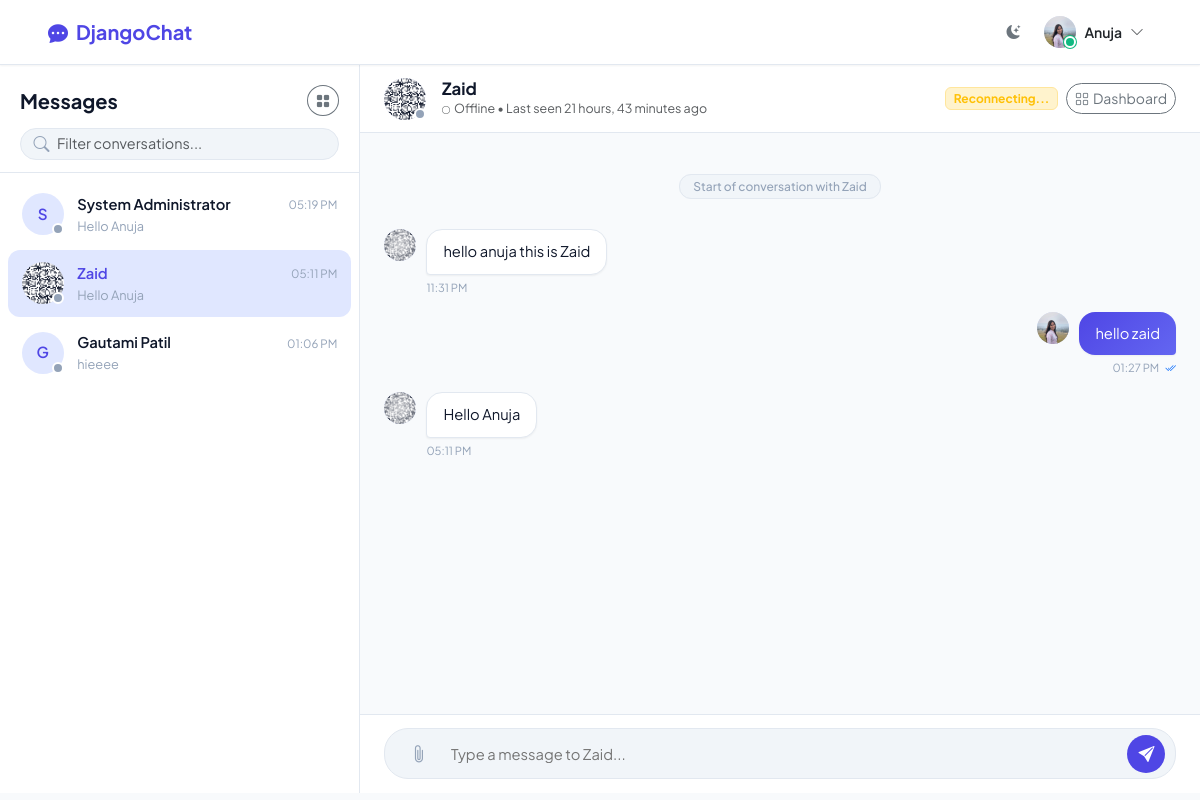
/chat/Zaid/ (signed in), run on the app's committed database.
### accounts/models.py (models this page shows, shortened)
class UserProfile(models.Model):
    user = models.OneToOneField(User, on_delete=models.CASCADE, related_name='profile')
    bio = models.CharField(max_length=250, blank=True, default='Hey there! I am using DjangoChat.')
    profile_picture = models.ImageField(upload_to='profiles/', blank=True, null=True)
    is_online = models.BooleanField(default=False)
    last_seen = models.DateTimeField(auto_now=True)
    email_notifications = models.BooleanField(
        default=True,
        help_text="Receive email notifications on registered Gmail when offline"
    )
    @property
    def full_name(self):
        full = f"{self.user.first_name} {self.user.last_name}".strip()
        return full if full else self.user.username

### chat/models.py (models this page shows, shortened)
class Conversation(models.Model):
    user1 = models.ForeignKey(User, on_delete=models.CASCADE, related_name='conversations_initiated')
    user2 = models.ForeignKey(User, on_delete=models.CASCADE, related_name='conversations_received')
    created_at = models.DateTimeField(auto_now_add=True)
    updated_at = models.DateTimeField(auto_now=True)
    class Meta:
        ordering = ['-updated_at']
        constraints = [
            models.UniqueConstraint(fields=['user1', 'user2'], name='unique_conversation_pair')
        ]
    @classmethod
    def get_or_create_conversation(cls, user_a, user_b):
        if user_a.id > user_b.id:
            u1, u2 = user_b, user_a
        else:
            u1, u2 = user_a, user_b
        conversation, created = cls.objects.get_or_create(user1=u1, user2=u2)
        return conversation
    def get_other_user(self, current_user):
        return self.user2 if self.user1 == current_user else self.user1
    def get_last_message(self):
        return self.messages.order_by('-timestamp').first()
    def unread_count_for(self, user):
        return self.messages.filter(is_read=False).exclude(sender=user).count()

class Message(models.Model):
    sender = models.ForeignKey(User, on_delete=models.CASCADE, related_name='sent_messages')
    conversation = models.ForeignKey(Conversation, on_delete=models.CASCADE, null=True, blank=True, related_name='messages')
    group = models.ForeignKey(Group, on_delete=models.CASCADE, null=True, blank=True, related_name='messages')
    content = models.TextField(blank=True, default='')
    timestamp = models.DateTimeField(auto_now_add=True)
    is_read = models.BooleanField(default=False)
    class Meta:
        ordering = ['timestamp']

### chat/views.py (the view)
# urls.py: path('chat/<str:username>/', views.private_chat_view, name='private_chat'),
@login_required
def private_chat_view(request, username):
    if username == request.user.username:
        messages.warning(request, "You cannot chat with yourself.")
        return redirect('dashboard')
    other_user = get_object_or_404(User.objects.select_related('profile'), username=username)
    conversation = Conversation.get_or_create_conversation(request.user, other_user)
    conversation.messages.filter(is_read=False).exclude(sender=request.user).update(is_read=True)
    chat_messages = conversation.messages.prefetch_related('attachments').select_related('sender__profile').all()
    conversations = Conversation.objects.filter(
        Q(user1=request.user) | Q(user2=request.user)
    ).order_by('-updated_at')
    sidebar_chats = []
    for conv in conversations:
        partner = conv.get_other_user(request.user)
        last_msg = conv.get_last_message()
        unread = conv.unread_count_for(request.user)
        sidebar_chats.append({
            'conversation': conv,
            'other_user': partner,
            'last_message': last_msg,
            'unread_count': unread,
            'is_active': (partner == other_user)
        })
    context = {
        'conversation': conversation,
        'other_user': other_user,
        'chat_messages': chat_messages,
        'sidebar_chats': sidebar_chats,
        'profile': getattr(request.user, 'profile', None),
    }
    return render(request, 'chat.html', context)

### templates/chat.html (shortened to what this page needs)
{% extends 'base.html' %}
{% block content %}
<div class="chat-app-container">
    <div class="chat-sidebar d-none d-md-flex" id="chatSidebar">
        <div class="chat-sidebar-header">
            <div class="d-flex align-items-center justify-content-between mb-2">
                <h5 class="fw-bold mb-0">Messages</h5>
                <a href="{% url 'dashboard' %}" class="btn btn-sm btn-outline-secondary rounded-circle" title="Back to Dashboard">
                    <i class="bi bi-grid-fill"></i>
                </a>
            </div>
            <div class="sidebar-search-box">
                <i class="bi bi-search search-icon"></i>
                <input type="text" id="sidebarChatFilter" class="form-control form-control-sm" placeholder="Filter conversations...">
            </div>
        </div>
        <div class="chat-list" id="sidebarChatList">
            {% for chat_item in sidebar_chats %}
            <a href="{% url 'private_chat' username=chat_item.other_user.username %}" class="chat-item {% if chat_item.is_active %}active{% endif %}">
                <div class="avatar-wrapper">
                    {% if chat_item.other_user.profile.profile_picture %}
                        <img src="{{ chat_item.other_user.profile.profile_picture.url }}" alt="{{ chat_item.other_user.username }}" class="avatar">
                    {% else %}
                        <div class="avatar">
                            {{ chat_item.other_user.first_name|default:chat_item.other_user.username|make_list|first|upper }}
                        </div>
                    {% endif %}
                    <span class="status-indicator {% if chat_item.other_user.profile.is_online %}status-online pulse-online{% else %}status-offline{% endif %}" id="userStatus-{{ chat_item.other_user.id }}"></span>
                </div>
                <div class="chat-item-info">
                    <div class="d-flex align-items-center justify-content-between">
                        <div class="chat-item-name">{{ chat_item.other_user.profile.full_name }}</div>
                        {% if chat_item.last_message %}
                            <div class="chat-item-time">{{ chat_item.last_message.timestamp|date:"h:i A" }}</div>
                        {% endif %}
                    </div>
                    <div class="d-flex align-items-center justify-content-between">
                        <div class="chat-item-snippet">
                            {% if chat_item.last_message %}
                                {% if chat_item.last_message.sender == user %}You: {% endif %}{{ chat_item.last_message.content }}
                            {% else %}
                                <em>Start conversation</em>
                            {% endif %}
                        </div>
                    </div>
                </div>
            </a>
            {% empty %}
            <div class="p-3 text-center text-muted small">No other conversations.</div>
            {% endfor %}
        </div>
    </div>
    <div class="chat-main">
        <div class="chat-header">
            <div class="d-flex align-items-center gap-3">
                <div class="avatar-wrapper">
                    {% if other_user.profile.profile_picture %}
                        <img src="{{ other_user.profile.profile_picture.url }}" alt="{{ other_user.username }}" class="avatar">
                    {% else %}
                        <div class="avatar">
                            {{ other_user.first_name|default:other_user.username|make_list|first|upper }}
                        </div>
                    {% endif %}
                    <span class="status-indicator {% if other_user.profile.is_online %}status-online pulse-online{% else %}status-offline{% endif %}" id="chatHeaderStatusDot"></span>
                </div>
                <div>
                    <h6 class="chat-header-title">{{ other_user.profile.full_name }}</h6>
                    <div class="chat-header-status" id="chatHeaderPresence">
                        {% if other_user.profile.is_online %}
                            <span class="text-success"><i class="bi bi-circle-fill me-1" style="font-size: 8px;"></i>Online</span>
                        {% else %}
                            <span class="text-muted"><i class="bi bi-circle me-1" style="font-size: 8px;"></i>Offline &bull; Last seen {{ other_user.profile.last_seen|timesince }} ago</span>
                        {% endif %}
                    </div>
                </div>
            </div>
            <div class="d-flex align-items-center gap-2">
                <span id="wsStatusBadge" class="badge bg-secondary-subtle text-secondary border">Connecting...</span>
                <a href="{% url 'dashboard' %}" class="btn btn-sm btn-outline-secondary rounded-pill d-none d-sm-inline-flex align-items-center gap-1">
                    <i class="bi bi-grid"></i> Dashboard
                </a>
            </div>
        </div>
        <div class="chat-messages-container" id="chatMessagesContainer">
            <div class="message-date-divider">
                <span>Start of conversation with {{ other_user.profile.full_name }}</span>
            </div>
            {% for msg in chat_messages %}
            <div class="message-row {% if msg.sender == user %}sent{% else %}received{% endif %}" id="msg-{{ msg.id }}">
                {% if msg.sender != user %}
                    <div class="avatar avatar-sm">
                        {% if msg.sender.profile.profile_picture %}
                            <img src="{{ msg.sender.profile.profile_picture.url }}" alt="{{ msg.sender.username }}" class="avatar avatar-sm">
                        {% else %}
                            {{ msg.sender.first_name|default:msg.sender.username|make_list|first|upper }}
                        {% endif %}
                    </div>
                {% endif %}
                <div class="message-content-wrapper">
                    <div class="message-bubble">
                        {{ msg.content }}
                    </div>
                    <div class="message-meta">
                        <span>{{ msg.timestamp|date:"h:i A" }}</span>
                        {% if msg.sender == user %}
                            <i class="bi {% if msg.is_read %}bi-check2-all text-primary{% else %}bi-check2{% endif %}"></i>
                        {% endif %}
                    </div>
                </div>
                {% if msg.sender == user %}
                    <div class="avatar avatar-sm">
                        {% if user.profile.profile_picture %}
                            <img src="{{ user.profile.profile_picture.url }}" alt="{{ user.username }}" class="avatar avatar-sm">
                        {% else %}
                            {{ user.first_name|default:user.username|make_list|first|upper }}
                        {% endif %}
                    </div>
                {% endif %}
            </div>
            {% endfor %}
        </div>
        <div class="chat-footer">
            <form id="chatForm" onsubmit="return false;">
                <div class="chat-input-wrapper">
                    <button type="button" class="chat-action-btn" onclick="document.getElementById('chatFileInput').click();" title="Attach image or file">
                        <i class="bi bi-paperclip"></i>
                    </button>
                    <input type="text" id="chatMessageInput" class="chat-input-field" placeholder="Type a message to {{ other_user.first_name|default:other_user.username }}..." autocomplete="off">
                    <button type="button" id="chatSendBtn" class="chat-send-btn" title="Send message">
                        <i class="bi bi-send-fill"></i>
                    </button>
                </div>
            </form>
        </div>
    </div>
</div>
{% endblock %}

### templates/base.html (shortened to what this page needs)
<!DOCTYPE html>
<html lang="en" data-bs-theme="light">
<head>
    <link href="https://cdn.jsdelivr.net/npm/bootstrap@5.3.3/dist/css/bootstrap.min.css" rel="stylesheet">
    <link rel="stylesheet" href="https://cdn.jsdelivr.net/npm/bootstrap-icons@1.11.3/font/bootstrap-icons.min.css">
    {% load static %}
    <link rel="stylesheet" href="{% static 'css/style.css' %}">
</head>
<body>
    <nav class="navbar navbar-expand-lg navbar-custom">
        <div class="container-fluid px-lg-4">
            <a class="navbar-brand" href="{% if user.is_authenticated %}{% url 'dashboard' %}{% else %}{% url 'home' %}{% endif %}">
                <i class="bi bi-chat-dots-fill"></i>
                <span>DjangoChat</span>
            </a>
            <div class="d-flex align-items-center gap-2 ms-auto">
                <button class="btn btn-sm btn-outline-secondary border-0 rounded-circle p-2" id="themeToggleBtn" title="Toggle Light/Dark Theme">
                    <i class="bi bi-moon-stars-fill" id="themeToggleIcon"></i>
                </button>
                {% if user.is_authenticated %}
                    <div class="dropdown">
                        <button class="btn btn-sm d-flex align-items-center gap-2 border-0 bg-transparent" type="button" data-bs-toggle="dropdown" aria-expanded="false">
                            <div class="avatar-wrapper">
                                {% if user.profile.profile_picture %}
                                    <img src="{{ user.profile.profile_picture.url }}" alt="{{ user.username }}" class="avatar avatar-sm">
                                {% else %}
                                    <div class="avatar avatar-sm">
                                        {{ user.first_name|default:user.username|make_list|first|upper }}
                                    </div>
                                {% endif %}
                                <span class="status-indicator status-online pulse-online"></span>
                            </div>
                            <span class="d-none d-md-inline fw-semibold text-truncate" style="max-width: 120px;">
                                {{ user.first_name|default:user.username }}
                            </span>
                            <i class="bi bi-chevron-down fs-xs text-muted"></i>
                        </button>
                    </div>
                {% else %}
                    <a href="{% url 'login' %}" class="btn btn-sm btn-outline-primary px-3 rounded-pill">Sign In</a>
                    <a href="{% url 'register' %}" class="btn btn-sm btn-primary-custom px-3 rounded-pill">Get Started</a>
                {% endif %}
            </div>
        </div>
    </nav>
    <main class="flex-grow-1">
        {% block content %}{% endblock %}
    </main>
</body>
</html>

### data on the page
Conversation: other_user.first_name|make_list "S", other_user.profile.full_name "System Administrator", last_message.timestamp "05:19 PM", last_message.content "Hello Anuja"
Conversation: other_user.profile.profile_picture (picture), other_user.profile.full_name "Zaid", last_message.timestamp "05:11 PM", last_message.content "Hello Anuja"
Conversation: other_user.first_name|make_list "G", other_user.profile.full_name "Gautami Patil", last_message.timestamp "01:06 PM", last_message.content "hieeee"
Message: sender.profile.profile_picture (picture), content "hello anuja this is Zaid", timestamp "11:31 PM"
Message: content "hello zaid", timestamp "01:27 PM", is_read True (drawn), profile.profile_picture (picture)
Message: sender.profile.profile_picture (picture), content "Hello Anuja", timestamp "05:11 PM"

### other printed values
{{ user.first_name|default:user.username }} "Anuja"
{{ other_user.profile.full_name }} "Zaid"
{{ other_user.profile.last_seen|timesince }} "21 hours, 43 minutes"
